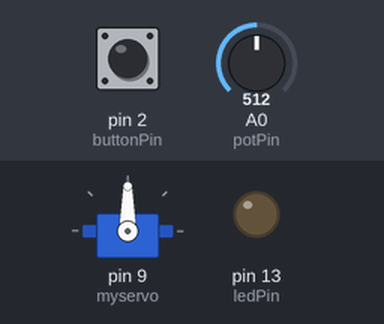
Bench run of a sketch on a simulated Arduino Uno, built with avr-gcc and run on an emulated ATmega328P. Shown: servo, output pins drawn as LEDs (lit = HIGH). Inputs (shaded band) come from the test bench; at power-on: A0 (potPin) = 512, pin 2 (buttonPin) LOW.

Above: at 1.2 s.
1.3 s: A0 (potPin) set to 716
At 1.6 s:
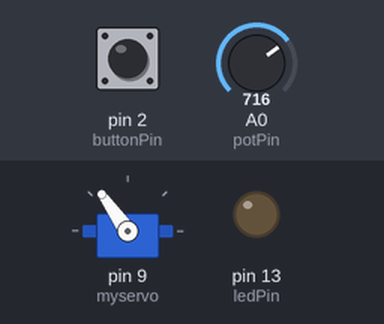
2.8 s: pin 2 (buttonPin) pulled HIGH for 0.15 s
At 2.88 s:
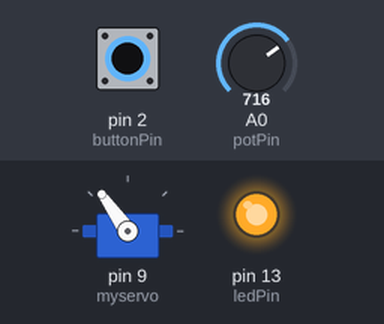
4.4 s: A0 (potPin) set to 900
At 5.1 s:
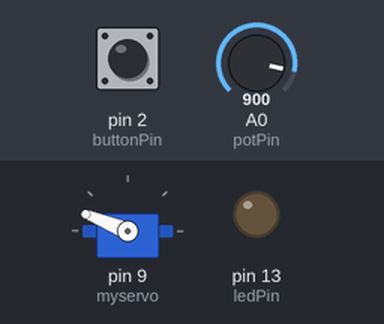
5.9 s: pin 2 (buttonPin) pulled HIGH for 1 s
At 6.7 s:
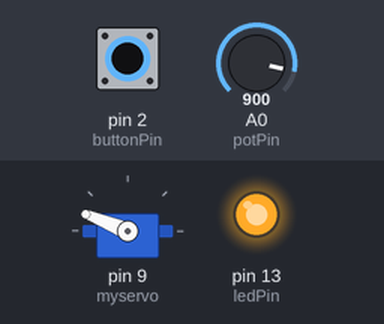
8.4 s: A0 (potPin) set to 1023
At 9.6 s:
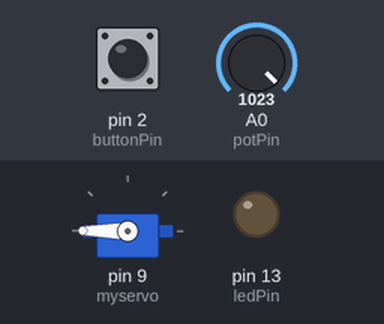
9.9 s: pin 2 (buttonPin) pulled HIGH for 0.15 s
At 9.98 s:
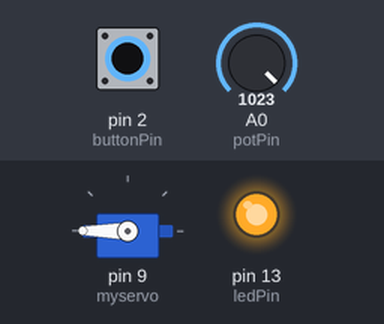
Timing chart, 0 to 12.5 s (numbered marks = the images above; inputs shaded):
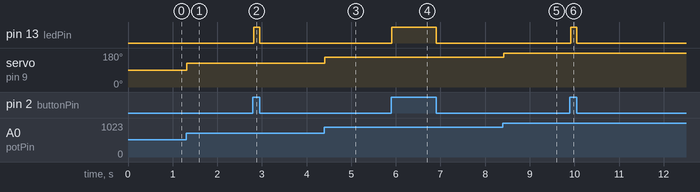

The sketch:

LlamaDrama.ino
```cpp
/*
  LlamaDrama

  Controls the position of the rotating llama with LED pushbutton control

*/

#include <Servo.h>

Servo myservo;  // create servo object to control a servo

const int buttonPin = 2;     // the number of the pushbutton pin
const int ledPin = 13;  // the number of the LED pin
const int potPin = A0;  // Analog input pin that the potentiometer is attached to

int buttonState = 0;         // variable for reading the pushbutton status
int sensorValue = 0;        // value read from the pot
int outputValue = 0;        // value output to the PWM (analog out)

void setup() {
  // Commented out since I don't need to read serial messages
  // initialize serial communications at 9600 baud rate
	// Serial.begin(9600);

  // initialize the LED pin as an output:
  pinMode(ledPin, OUTPUT);
  // initialize the pushbutton pin as an input:
  pinMode(buttonPin, INPUT);
  // attaches the servo on pin 9 to the servo object
  myservo.attach(9);

}

void loop() {
  // read the state of the pushbutton value:
  buttonState = digitalRead(buttonPin);

  // check if the pushbutton is pressed. If it is, the buttonState is HIGH:
  if (buttonState == HIGH) {
    // turn LED on:
    digitalWrite(ledPin, HIGH);
  } else {
    // turn LED off:
    digitalWrite(ledPin, LOW);
  }

  sensorValue = analogRead(potPin);  // read the analog in value from the portentiometer

  outputValue = map(sensorValue, 0, 1023, 0, 180);   // map it to the range of the analog out:

  /*
  // print the results to the Serial Monitor:
  Serial.print("sensor = ");
  Serial.print(sensorValue);
  Serial.print("\t output = ");
  Serial.println(outputValue);
  */

  myservo.write(outputValue);                  // sets the servo position according to the scaled value

  // wait 20 milliseconds before the next loop for the analog-to-digital
  // converter to settle after the last reading:
  delay(20);
}
```

Measured:
- after the input at 1.3 s, servo on pin 9 (myservo): 90° → 125° at once
- after the input at 2.8 s, pin 13 (ledPin): LOW → HIGH at once, → LOW 0.14 s later
- after the input at 4.4 s, servo on pin 9 (myservo): 125° → 158° at once
- after the input at 5.9 s, pin 13 (ledPin): LOW → HIGH at once, → LOW 0.99 s later
- after the input at 8.4 s, servo on pin 9 (myservo): 158° → 180° at once
- after the input at 9.9 s, pin 13 (ledPin): LOW → HIGH at once, → LOW 0.14 s later
